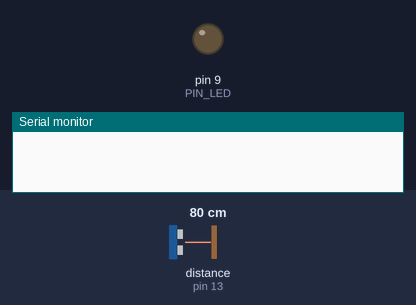
A sketch run on a simulated Arduino Uno, built with avr-gcc and run on an emulated ATmega328P. On the bench: output pins drawn as LEDs (lit = HIGH), the last lines printed to the serial monitor. Wiring (inferred from the names in the program): ultrasonic range finder: trigger pin 12; echo pin 13. The inputs (shaded band) are chosen by the test bench; at power-on: distance to the obstacle (sensor on pin 13) 80 cm. The echo pulse lasts 58.3 µs per cm; pins used as bus, display or sensor lines are not drawn.

Above: at 0.05 s.
At 1.2 s:
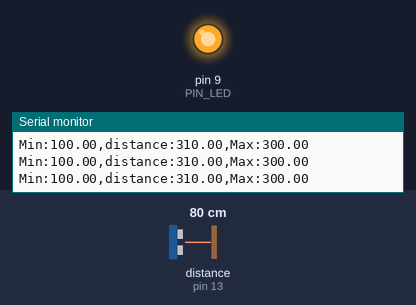
1.3 s: distance to the obstacle (sensor on pin 13) set to 18 cm
At 1.5 s:
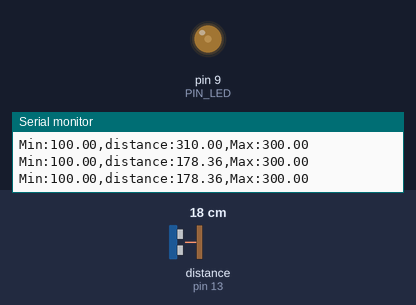
4.3 s: distance to the obstacle (sensor on pin 13) set to 2 cm
Timing chart, 0 to 7.3 s (numbered marks = the images above; inputs shaded):
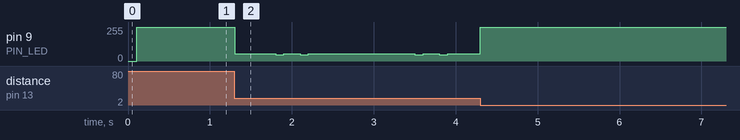

Measured:
- after the input at 1.3 s, pin 9 (PIN_LED): 255/255 → 55/255 at once, → 54/255 0.40 s later, → 46/255 0.10 s later, → 54/255 0.10 s later, … (18 changes in this stretch)

The sketch:

08_example_2.ino
```cpp
// Arduino pin assignment
#define PIN_LED  9
#define PIN_TRIG 12   // sonar sensor TRIGGER
#define PIN_ECHO 13   // sonar sensor ECHO

// configurable parameters
#define SND_VEL 346.0     // sound velocity at 24 celsius degree (unit: m/sec)
#define INTERVAL 100      // sampling interval (unit: msec)
#define PULSE_DURATION 10 // ultra-sound Pulse Duration (unit: usec)
#define _DIST_MIN 100.0   // minimum distance to be measured (unit: mm)
#define _DIST_MAX 300.0   // maximum distance to be measured (unit: mm)

#define TIMEOUT ((INTERVAL / 2) * 1000.0) // maximum echo waiting time (unit: usec)
#define SCALE (0.001 * 0.5 * SND_VEL) // coefficent to convert duration to distance

unsigned long last_sampling_time;   // unit: msec

void setup() {
  // initialize GPIO pins
  pinMode(PIN_LED, OUTPUT);
  pinMode(PIN_TRIG, OUTPUT);  // sonar TRIGGER
  pinMode(PIN_ECHO, INPUT);   // sonar ECHO
  digitalWrite(PIN_TRIG, LOW);  // turn-off Sonar

  // initialize serial port
  Serial.begin(57600);
}

void loop() {
  float distance;

  // wait until next sampling time.
  // millis() returns the number of milliseconds since the program started.
  //    will overflow after 50 days.
  if (millis() < (last_sampling_time + INTERVAL))
    return;

  distance = USS_measure(PIN_TRIG, PIN_ECHO); // read distance

  if ((distance == 0.0) || (distance > _DIST_MAX)) {
      distance = _DIST_MAX + 10.0;    // Set Higher Value
      digitalWrite(PIN_LED, 1);       // LED OFF
  } else if (distance < _DIST_MIN) {
      distance = _DIST_MIN - 10.0;    // Set Lower Value
      digitalWrite(PIN_LED, 1);       // LED OFF
  } else if (distance == 200.0) {    // In desired Range
      analogWrite(PIN_LED, 0);       // LED ON
  } else if (distance > _DIST_MIN && distance < 200.0 ){
      int LED_Strength = 510 - distance * 255/100;
      analogWrite(PIN_LED, LED_Strength);
  } else {
      int LED_Strength = distance * 255/100 - 510;
      analogWrite(PIN_LED, LED_Strength);
  }

  // output the distance to the serial port
  Serial.print("Min:");        Serial.print(_DIST_MIN);
  Serial.print(",distance:");  Serial.print(distance);
  Serial.print(",Max:");       Serial.print(
    _DIST_MAX);
  Serial.println("");

  // do something here
  delay(25); // Assume that it takes 50ms to do something.

  // update last sampling time
  last_sampling_time += INTERVAL;
}

// get a distance reading from USS. return value is in millimeter.
float USS_measure(int TRIG, int ECHO)
{
  digitalWrite(TRIG, HIGH);
  delayMicroseconds(PULSE_DURATION);
  digitalWrite(TRIG, LOW);

  return pulseIn(ECHO, HIGH, TIMEOUT) * SCALE; // unit: mm

  // Pulse duration to distance conversion example (target distance = 17.3m)
  // - pulseIn(ECHO, HIGH, timeout) returns microseconds (음파의 왕복 시간)
  // - 편도 거리 = (pulseIn() / 1,000,000) * SND_VEL / 2 (미터 단위)
  //   mm 단위로 하려면 * 1,000이 필요 ==>  SCALE = 0.001 * 0.5 * SND_VEL
  //
  // - 예, pusseIn()이 100,000 이면 (= 0.1초, 왕복 거리 34.6m)
  //        = 100,000 micro*sec * 0.001 milli/micro * 0.5 * 346 meter/sec
  //        = 100,000 * 0.001 * 0.5 * 346
  //        = 17,300 mm  ==> 17.3m
}
```
